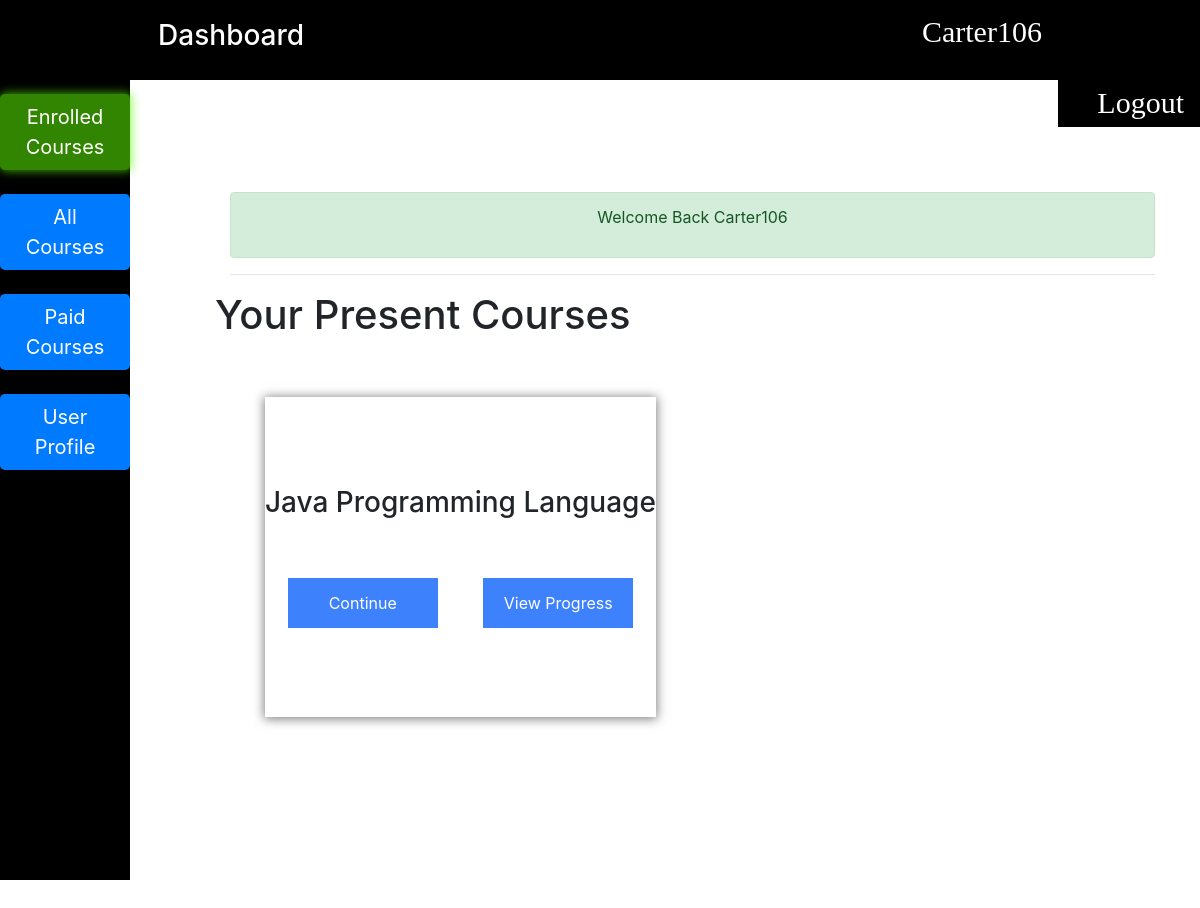
Page /dashboard/ (signed in) on the earlier database version.
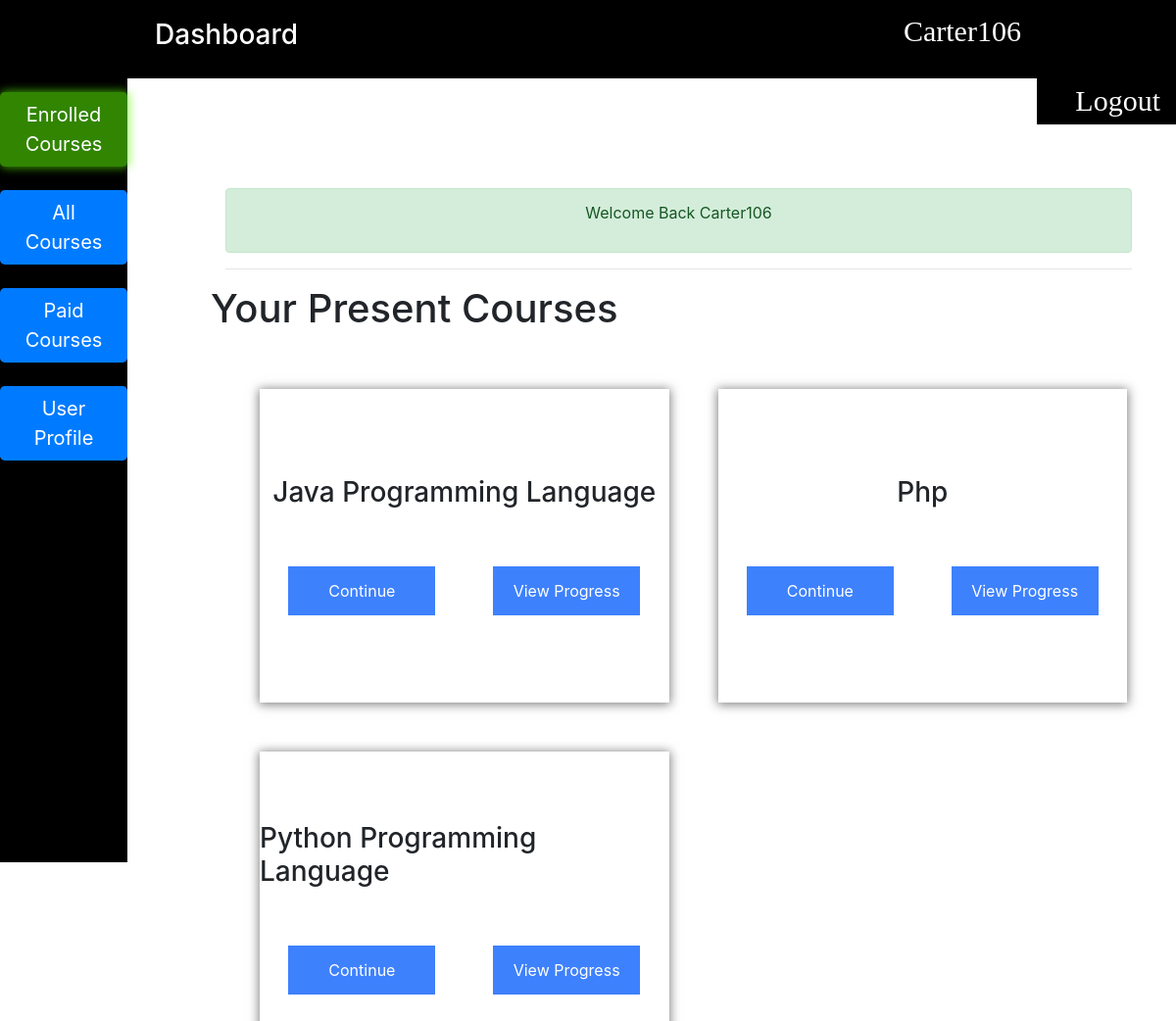
Same page on the later database version.
### userprogress/models.py (models this page shows, shortened)
class EnrolledCourse(models.Model):
    user = models.ForeignKey(User, on_delete=models.CASCADE, related_name="ucourse", default=1, null=True)
    course = models.ForeignKey(Course, on_delete=models.CASCADE, related_name="course")
    slug = models.SlugField(default=Course)

class Course(models.Model):
    name = models.CharField(max_length=300)
    description = models.TextField()
    status = models.CharField(max_length=4)
    image = models.ImageField()
    slug = models.SlugField(default=False)
    def __str__(self):
        return self.name

### userprogress/views.py (the view)
# urls.py: path('dashboard/', dashboard, name='dashboard'),
def dashboard(request):
    courses = Course.objects.all()
    enrolled_courses = EnrolledCourse.objects.all()
    context = {"courses": courses, "enrolled_courses": enrolled_courses}
    return render(request, "registration/dashboard.html", context)

### templates/registration/dashboard.html (shortened to what this page needs)
{% extends 'account/register/register_base.html'%}
{% load static %}
{% block navbar %}
{% if user.is_authenticated %}
{% include './nav.html' %}
<div class="empty">
</div>
<div class="navigation">
    <ul class="navigation-links">
        <a href="#enrolled" class="user-link enrolled-link active">
            <button class="btn btn-lg btn-primary"><li>Enrolled Courses</li></button>
        </a>
        <a href="#available" class="user-link all-link">
            <button class="btn btn-lg btn-primary"><li>All Courses</li></button>
        </a>
        <a href="#paid" class="user-link paid-link">
            <button class="btn btn-lg btn-primary"><li>Paid Courses</li></button>
        </a>
        <a href="#profile" class="user-link profile-link">
            <button class="btn btn-lg btn-primary"><li>User Profile</li></button>
        </a>
    </ul>
</div>
{% else %}
<div class="alert alert-danger" role="alert">
    <strong>Not Authourized</strong>
</div>
<h1 class="anonuser">Sorry You Must Login First, click <a href="/accounts/login">here</a></h1>
{% endif %}
{% endblock navbar %}
{% block content %}
{% if user.is_authenticated %}
<div class="container">
    <div class="page-header">
        <div class="empty"></div>
        <div class="alert alert-success" role="alert">
            <p>Welcome Back {{request.user}}</p>
        </div>
        <hr width="100%">
    </div>
    <div class="row">
        <section class="enrolled active">
            <h1>Your Present Courses</h1>
            <div class="enrolled-courses">
            {% for enrolled_course in user.ucourse.all %}
                <div class="course">
                    <h3>{{ enrolled_course.course }}</h3>
                    <div class="course-btn">
                        <a href="/course/{{ enrolled_course.slug }}/"><button class="continue">Continue</button></a>
                        <button>View Progress</button>
                    </div>
                </div>
            {% endfor %}
            </div>
        </section>
    </div>
</div>
{% endif %}
{% endblock content %}

Differences in the rows shown:
added EnrolledCourse: course "Php"
added EnrolledCourse: course "Python Programming Language"
